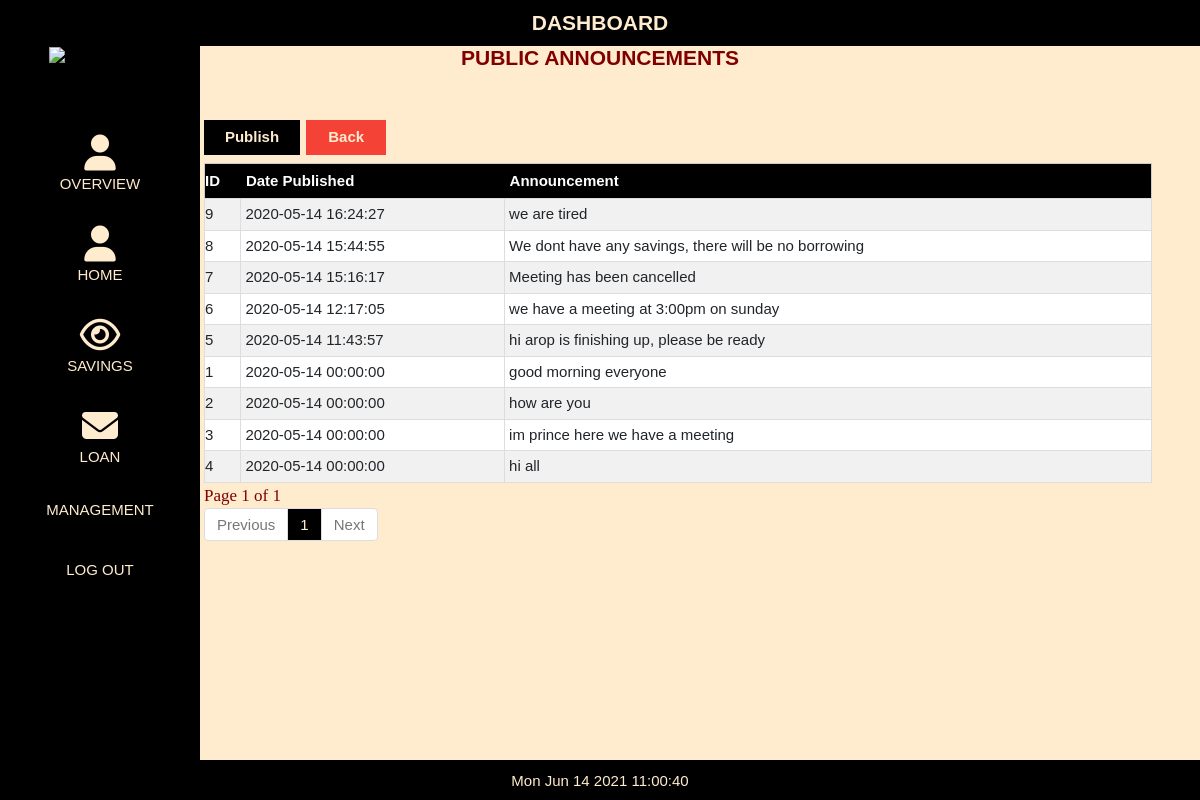
Page /admin/announcement.php (signed in) on the committed database.
### tables this page shows
CREATE TABLE `publicmessagetb` (
  `pid` int(20) NOT NULL,
  `adminId` int(20) NOT NULL,
  `dateComposed` datetime NOT NULL,
  `messageBody` varchar(250) NOT NULL
);

### admin/announcement.php (the view, shortened to what this page needs)
<!DOCTYPE html>
<html>
<link rel="stylesheet" type="text/css" href="css/style.css" />
<link href="bootsrap/css/bootstrap.css" rel="stylesheet"/>
<link rel="stylesheet" href="css/w3.css">
<link rel="stylesheet" href="../../cdnjs.cloudflare.com/ajax/libs/font-awesome/4.7.0/css/font-awesome.min.css">
<body>
<?php include('menu.php');?>
<?php include('db.php');?>
<h2 class="page-title">PUBLIC ANNOUNCEMENTS</h2>
<form method="POST">
<input class="searchbox" style="border: 0px solid #ccc; background-color:blanchedalmond; margin-bottom:0%" readonly>
</form>
<button style=" background-color:black; color:blanchedalmond" class="add-btn" onClick="document.getElementById('id02').style.display='block'" style="width:auto" >Publish</button>
<button type="button" style="margin-left:2px;color:blanchedalmond; width:80px; font-weight:bold;background-color:#f44336" class="add-btn" onClick="location.href='member.php'" >Back</button>
<?php
$q=mysqli_query($con,"SELECT * FROM publicmessagetb ");
$rr=mysqli_num_rows($q);
if(!$rr)
{
echo "<h2 style='color:red; padding-left:230px'>No Announcement...</h2>";
}
else
{
?>
<table class="w3-table-all"  id="membertb" >
  <tr>
    <th >ID</th>
    <th>Date Published</th>
    <th>Announcement</th>
  </tr>
<?php
if (isset($_GET['page_no']) && $_GET['page_no']!="") {
	$page_no = $_GET['page_no'];
	} else {
		$page_no = 1;
        }
	$total_records_per_page = 10;
  $offset = ($page_no-1) * $total_records_per_page;
	$previous_page = $page_no - 1;
	$next_page = $page_no + 1;
	$result_count = mysqli_query($con,"SELECT COUNT(*) As total_records FROM `publicmessagetb` ");
	$total_records = mysqli_fetch_array($result_count);
	$total_records = $total_records['total_records'];
  $total_no_of_pages = ceil($total_records / $total_records_per_page);
  $result = mysqli_query($con,"SELECT * FROM `publicmessagetb` ORDER BY dateComposed DESC LIMIT $offset, $total_records_per_page");
while($row=mysqli_fetch_assoc($result))
{
$q1=mysqli_query($con,"SELECT * FROM publicmessagetb WHERE pid='".$row['pid']."' ");
$r1=mysqli_fetch_assoc($q1);
echo "<Tr>";
echo "<td>".$r1['pid']."</td>";
echo "<td>".$r1['dateComposed']."</td>";
echo "<td>".$r1['messageBody']."</td>";
?>
<?php
}
		?>
</table>
<div>
<strong class="pageno">Page <?php echo $page_no." of ".$total_no_of_pages; ?></strong>
</div>
<ul class="pagination">
	<li <?php if($page_no <= 1){ echo "class='disabled'"; } ?>>
	<a <?php if($page_no > 1){ echo "href='?page_no=$previous_page'"; } ?>>Previous</a>
	</li>
    <?php
	if ($total_no_of_pages <= 10){
		for ($counter = 1; $counter <= $total_no_of_pages; $counter++){
			if ($counter == $page_no) {
		   echo "<li class='active'><a>$counter</a></li>";
				}else{
           echo "<li><a href='?page_no=$counter'>$counter</a></li>";
				}
        }
	}
?>
	<li <?php if($page_no >= $total_no_of_pages){ echo "class='disabled'"; } ?>>
	<a <?php if($page_no < $total_no_of_pages) { echo "href='?page_no=$next_page'"; } ?>>Next</a>
	</li>
</ul>
<?php }?>
</body>
</html>

### admin/css/style.css (style rules this page uses)
body { background-color: blanchedalmond; box-align: center; }
.searchbox { margin-top: 80px; margin-bottom: 15px; background-color: white; padding: 4px; float: center; overflow: hidden; border: 2px solid #ccc; border-radius: 4px; font-size: 16px; background-position: 10px 10px; background-repeat: no-repeat; width: 200px; max-width: 100%; margin-left: 43%; }
.page-title { display: block; text-align: center; font-size: 140%; color: blanchedalmond; width: 100%; color: maroon; position: fixed; font-weight: bold; padding-top: 35px; }
.add-btn { background-color: black; color: blanchedalmond; font-weight: bold; margin: 8px 0; border: none; cursor: pointer; padding: 6px; width: 8%; margin-left: 17%; }
.pageno { color: maroon; font-family: Cambria, Cochin, Georgia, Times, 'Times New Roman', serif; font-size: 17px; margin-left: 17%; font-weight: lighter; }
.pagination { display: inline-block; border-radius: 4px; padding-left: 17%; width: 79%; }
.pagination>li { display: inline; }
.pagination>li>a, .pagination>li>span { position: relative; float: left; padding: 5px 12px; margin-left: -1px; line-height: 1.42857143; color: #337ab7; text-decoration: none; background-color: #fff; border: 1px solid #ddd }
.pagination>li:first-child>a, .pagination>li:first-child>span { margin-left: 0; border-top-left-radius: 4px; border-bottom-left-radius: 4px }
.pagination>li:last-child>a, .pagination>li:last-child>span { border-top-right-radius: 4px; border-bottom-right-radius: 4px }
.pagination>.active>a, .pagination>.active>a:focus, .pagination>.active>a:hover, .pagination>.active>span, .pagination>.active>span:focus, .pagination>.active>span:hover { z-index: 3; color: blanchedalmond; cursor: default; background-color: black; }
.pagination>.disabled>a, .pagination>.disabled>a:focus, .pagination>.disabled>a:hover, .pagination>.disabled>span, .pagination>.disabled>span:focus, .pagination>.disabled>span:hover { color: #777; cursor: not-allowed; background-color: #fff; border-color: #ddd }

### admin/css/w3.css (style rules this page uses)
html { box-sizing: border-box }
*, *:before, *:after { box-sizing: inherit }
html { -ms-text-size-adjust: 100%; -webkit-text-size-adjust: 100% }
body { margin: 0 }
a { background-color: transparent; -webkit-text-decoration-skip: objects }
button, input, select, textarea { font: inherit; margin: 0 }
button, input { overflow: visible }
button, select { text-transform: none }
button, html [type=button], [type=reset], [type=submit] { -webkit-appearance: button }
html, body { font-family: Verdana, sans-serif; font-size: 15px; line-height: 1.5 }
html { overflow-x: hidden }
h2 { font-size: 30px }
h1, h2, h3, h4, h5, h6 { font-family: "Segoe UI", Arial, sans-serif; font-weight: 400; margin: 10px 0 }
a { color: inherit }
.w3-table, .w3-table-all { border-collapse: collapse; display: table; }
.w3-table-all { border: 1px solid #ccc; padding-left: 80%; margin-left: 17%; width: 79%; }
.w3-table-all th { padding-top: 6px; padding-bottom: 6px; text-align: left; background-color: black; color: white; padding-right: 5px; padding-left: 5px; }
.w3-table-all td { border: 1px solid #ddd; padding: 4px; }
.w3-bordered tr, .w3-table-all tr { border-bottom: 1px solid #ddd; padding-left: 5px; }
.w3-table-all tr:nth-child(odd) { background-color: #fff }
.w3-table-all tr:nth-child(even) { background-color: #f1f1f1 }
.w3-table td, .w3-table th, .w3-table-all td, .w3-table-all th { display: table-cell; text-align: left; margin-right: 90px; vertical-align: top }
.w3-table th:first-child, .w3-table td:first-child, .w3-table-all th:first-child, .w3-table-all td:first-child { padding-left: 0px }

### admin/announcement.php (style rules this page uses)
body, h1,h2,h3,h4,h5,h6 { font-family: "Montserrat", sans-serif }

### admin/menu.php (style rules this page uses)
body, h1,h2,h3,h4,h5,h6 { font-family: "Montserrat", sans-serif }

### rows in the picture
publicmessagetb: pid "9", dateComposed "2020-05-14 16:24:27", messageBody "we are tired"
publicmessagetb: pid "8", dateComposed "2020-05-14 15:44:55", messageBody "We dont have any savings, there will be no borrowing"
publicmessagetb: pid "7", dateComposed "2020-05-14 15:16:17", messageBody "Meeting has been cancelled"
publicmessagetb: pid "6", dateComposed "2020-05-14 12:17:05", messageBody "we have a meeting at 3:00pm on sunday"
publicmessagetb: pid "5", dateComposed "2020-05-14 11:43:57", messageBody "hi arop is finishing up, please be ready"
publicmessagetb: pid "1", dateComposed "2020-05-14 00:00:00", messageBody "good morning everyone"
publicmessagetb: pid "2", dateComposed "2020-05-14 00:00:00", messageBody "how are you"
publicmessagetb: pid "3", dateComposed "2020-05-14 00:00:00", messageBody "im prince here we have a meeting"
publicmessagetb: pid "4", dateComposed "2020-05-14 00:00:00", messageBody "hi all"

### other values in the picture
$page_no "1"
$total_no_of_pages "1"
